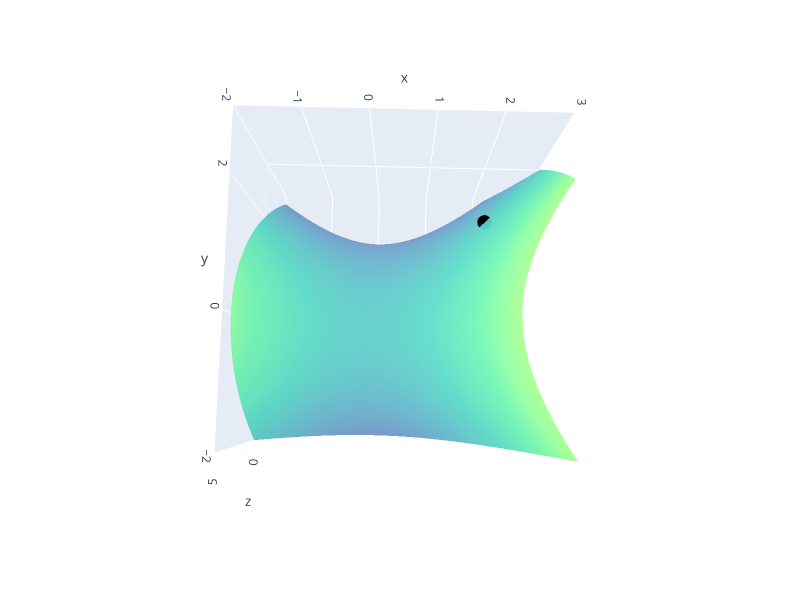

Notebook code cell kept with this figure:
### Code cell
# Create figure
fig = go.Figure()

# Add surface
fig.add_trace(go.Surface(
    x=X, y=Y, z=Z,
    colorscale='Viridis',
    opacity=0.95,
    showscale=False,
    lighting=dict(ambient=0.6, diffuse=0.8, specular=0.2),
    lightposition=dict(x=100, y=200, z=300)
))

# Add trajectory line and markers
fig.add_trace(go.Scatter3d(
    x=trajectory[:, 0],
    y=trajectory[:, 1],
    z=z_trajectory,
    mode='markers',
    marker=dict(size=5, color='black'),
    showlegend=False
))

# Update layout to match the reference figure
fig.update_layout(
    scene=dict(
        xaxis=dict(range=[-2, 3], showgrid=True, zeroline=True),
        yaxis=dict(range=[-2, 3], showgrid=True, zeroline=True),
        zaxis=dict(range=[-4, 5], showgrid=True, zeroline=True),
        camera=dict(
            eye=dict(x=1.8, y=-1.5, z=1.0)
        ),
        aspectmode='cube'
    ),
    width=800,
    height=600,
    margin=dict(l=0, r=0, t=0, b=0),
    showlegend=False
)

fig.show()

### Figure 1 — Plotly figure (JSON) as saved in the notebook; plotly's stock layout.template omitted (floating-point values rounded to 4 significant figures; data arrays with more than 128 entries replaced by an {"elided": "..."} marker saying what was removed)
{"data": [{"colorscale": [[0, "#440154"], [0.1111, "#482878"], [0.2222, "#3e4989"], [0.3333, "#31688e"], [0.4444, "#26828e"], [0.5556, "#1f9e89"], [0.6667, "#35b779"], [0.7778, "#6ece58"], [0.8889, "#b5de2b"], [1, "#fde725"]], "lighting": {"ambient": 0.6, "diffuse": 0.8, "specular": 0.2}, "lightposition": {"x": 100, "y": 200, "z": 300}, "opacity": 0.95, "showscale": false, "type": "surface", "x": {"elided": "60x60 float values"}, "y": {"elided": "60x60 float values"}, "z": {"elided": "60x60 float values"}}, {"marker": {"color": "black", "size": 5}, "mode": "markers", "showlegend": false, "type": "scatter3d", "x": [2, 1.4, 0.98, 0.6855, 0.4804, 0.3366, 0.2356, 0.1651, 0.115, 0.08064, 0.05625, 0.03913, 0.02718, 0.01991, 0.01371, 0.009754, 0.006501, 0.004465, 0.003746, 0.002491, 0.001803, 0.00135, 0.0005572, 0.0009536, 0.0003428, 0.0008302, 0.0009099, 0.0006167, 0.0002781, 0.0001406, 0.000183, 0.0001111, -0.0006075, 0.0001634, 8.581e-05, 0.0001615, -9.971e-05, -0.0001452, 0.000131, 0.0003261, 0.0001474], "y": [2, 2.6, 3.381, 4.395, 5.713, 7.426, 9.654, 12.55, 16.31, 21.21, 27.57, 35.84, 46.59, 60.57, 78.74, 102.4, 133.1, 173.0, 224.9, 292.4, 380.1, 494.1, 642.3, 835.0, 1086.0, 1411.0, 1835.0, 2385.0, 3100.0, 4031.0, 5240.0, 6812.0, 8855.0, 11510.0, 14970.0, 19450.0, 25290.0, 32880.0, 42740.0, 55560.0, 72230.0], "z": [0, -4.801, -10.47, -18.85, -32.41, -55.04, -93.14, -157.5, -266.1, -449.8, -760.1, -1285.0, -2171.0, -3669.0, -6201.0, -10480.0, -17710.0, -29930.0, -50580.0, -85480.0, -144500.0, -244100.0, -412600.0, -697300.0, -1178000.0, -1992000.0, -3366000.0, -5688000.0, -9613000.0, -16250000.0, -27450000.0, -46400000.0, -78410000.0, -132500000.0, -224000000.0, -378500000.0, -639600000.0, -1081000000.0, -1827000000.0, -3087000000.0, -5218000000.0]}], "layout": {"height": 600, "margin": {"b": 0, "l": 0, "r": 0, "t": 0}, "scene": {"aspectmode": "cube", "aspectratio": {"x": 1, "y": 1, "z": 1}, "camera": {"center": {"x": 0, "y": 0, "z": 0}, "eye": {"x": 0.007321, "y": -0.3206, "z": 2.527}, "projection": {"type": "perspective"}, "up": {"x": 0, "y": 0, "z": 1}}, "xaxis": {"range": [-2, 3], "showgrid": true, "type": "linear", "zeroline": true}, "yaxis": {"range": [-2, 3], "showgrid": true, "type": "linear", "zeroline": true}, "zaxis": {"range": [-4, 5], "showgrid": true, "type": "linear", "zeroline": true}}, "showlegend": false, "width": 800}}
